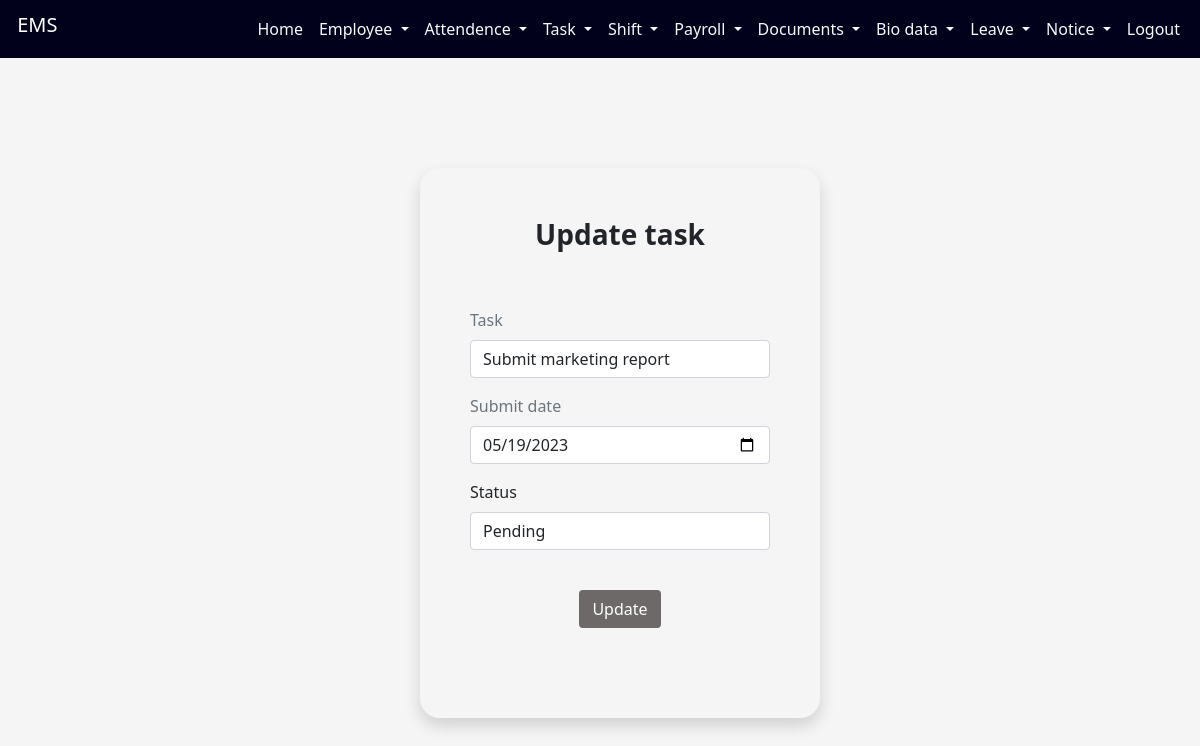
Screenshot of /employeeapp/updatetask/16 with the database file from the repository.
### employeeapp/models.py (models this page shows, shortened)
class taskmode(models.Model):
    Response=(
        ('Pending','Pending'),
        ('Submitted','Submitted')
    )
    empid=models.CharField(max_length=10)
    task=models.CharField(max_length=250)
    assigndate=models.DateField(auto_now_add=True)
    submitdate=models.CharField(max_length=50)
    status=models.CharField(max_length=50, choices=Response, default='Pending')
    employeeid=models.IntegerField()

### employeeapp/views.py (the view, shortened to what this page needs)
# urls.py: path('updatetask/<int:id>',updatetask),
def updatetask(request,id):
    e = datetime.date.today()
    f = str(e)
    g = time.strptime(f, '%Y-%m-%d')
    a=taskmode.objects.get(id=id)
    return render(request,"updatetask.html",{'a':a})

### employeeapp/templates/updatetask.html (shortened to what this page needs)
<!DOCTYPE html>
<html lang="en">
<head>
    <link href="https://cdn.jsdelivr.net/npm/bootstrap@5.0.2/dist/css/bootstrap.min.css" rel="stylesheet">
</head>
<body style="background-color: whitesmoke;">
<div class="container-fluid">
            <nav class="navbar navbar-expand-lg fixed-top ">
                <div class="container-fluid">
                  <h1 class="navbar-brand"  id="h">&nbsp;EMS</h1>
                  <div class="d-flex">
                  <div class="collapse navbar-collapse" id="navbarSupportedContent">
                <ul class="navbar-nav me-auto mb-2 mb-lg-0">
                            <li class="nav-item">
                              <a class="nav-link text-light" href="http://127.0.0.1:8000/employeeapp/adminprofile/">Home</a>
                            </li>
                            <li class="nav-item dropdown">
                                <a class="nav-link text-light dropdown-toggle" href="#" id="navbarDropdown" role="button" data-bs-toggle="dropdown" aria-expanded="false">
                                  Employee
                                </a>
                              </li>
                              <li class="nav-item dropdown">
                                <a class="nav-link text-light dropdown-toggle" href="#" id="navbarDropdown" role="button" data-bs-toggle="dropdown" aria-expanded="false">
                                  Attendence
                                </a>
                              </li>
                              <li class="nav-item dropdown">
                                <a class="nav-link text-light dropdown-toggle" href="#" id="navbarDropdown" role="button" data-bs-toggle="dropdown" aria-expanded="false">
                                  Task
                                </a>
                              </li>
                              <li class="nav-item dropdown">
                                <a class="nav-link text-light dropdown-toggle" href="#" id="navbarDropdown" role="button" data-bs-toggle="dropdown" aria-expanded="false">
                                  Shift
                                </a>
                              </li>
                              <li class="nav-item dropdown">
                                <a class="nav-link text-light dropdown-toggle" href="#" id="navbarDropdown" role="button" data-bs-toggle="dropdown" aria-expanded="false">
                                  Payroll
                                </a>
                              </li>
                              <li class="nav-item dropdown">
                                <a class="nav-link text-light dropdown-toggle" href="#" id="navbarDropdown" role="button" data-bs-toggle="dropdown" aria-expanded="false">
                                 Documents
                                </a>
                              </li>
                              <li class="nav-item dropdown">
                                <a class="nav-link text-light dropdown-toggle" href="#" id="navbarDropdown" role="button" data-bs-toggle="dropdown" aria-expanded="false">
                                 Bio data
                                </a>
                              </li>
                              <li class="nav-item dropdown">
                                <a class="nav-link text-light dropdown-toggle" href="#" id="navbarDropdown" role="button" data-bs-toggle="dropdown" aria-expanded="false">
                                 Leave
                                </a>
                              </li>
                              <li class="nav-item dropdown">
                                <a class="nav-link text-light dropdown-toggle" href="#" id="navbarDropdown" role="button" data-bs-toggle="dropdown" aria-expanded="false">
                                 Notice
                                </a>
                              </li>
                            <li class="nav-item">
                              <a class="nav-link text-light" href="http://127.0.0.1:8000/employeeapp/adminlogout/">Logout</a>
                            </li>
                          </ul>
                      </div>
                      </div>
                 </div>
        </nav>
        </div> <br><br><br>
<div  id="b">
       <div class="form shadow" style="background-color:whitesmoke;">
    <div class="mb-3">
      <h3 align="center"><strong>
            Update task
        </strong> </h3><br><br>
    <form method="post">{% csrf_token %}
        <div class="mb-3">
           <label class="form-label text-secondary">Task</label><br>
           <input type="text" class="form-control" name="task" value="{{a.task}}">
       </div>
        <div class="mb-3">
              <label class="form-label text-secondary">Submit date</label><br>
            <input type="date" class="form-control" name="submitdate" value="{{a.submitdate}}">
          </div>
         <div class="mb-3">
          <label class="form-label text-dark">Status</label>
               <select class="form-control" name="status">
          {% if a.status == 'Pending'%}
                 <option selected>Pending</option>
        {% else %}
            <option>Pending</option>
        {% endif %}
               </select>
            </div>
          <br>
              <center>
                <div class="mb-3">
                <button type="submit" class="btn" style="background-color:rgb(110, 105, 105);color:white">Update</button>
              </div>
            </center>
            </div>
    </div>
</body>
</html>

### employeeapp/templates/updatetask.html (style rules this page uses)
.form { height:550px; width:400px; padding:50px; border: 2px; border-radius: 20px; position: relative; }
#b { width:360px; padding: 8% 0 0; margin: auto; }
.navbar { background-color:rgb(1, 1, 28); }
#h { color:white; }

### rows the page displays
taskmode: task "Submit marketing report", submitdate "05/19/2023", status "Pending"
